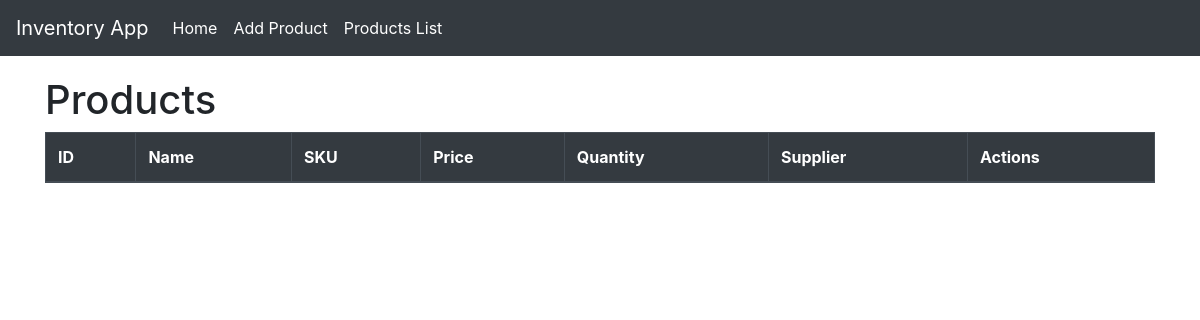
The app's page /product/list/, older data.
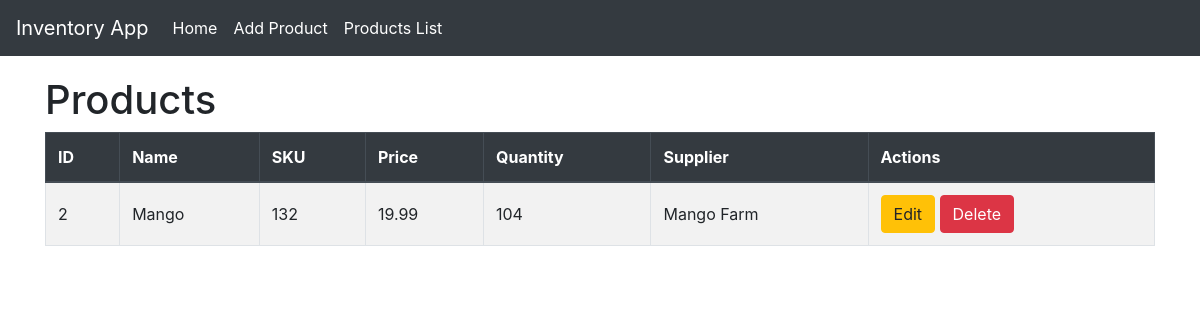
The same page, newer data.
### invApp/models.py (models this page shows, shortened)
class Product(models.Model):
    product_id = models.AutoField(primary_key=True)
    name = models.CharField(max_length=100)
    sku = models.CharField(max_length=50, unique=True)
    price = models.FloatField()
    quantity = models.PositiveIntegerField()
    supplier = models.CharField(max_length=100)

### invApp/views.py (the view)
# urls.py: path('product/list/' , views.product_read_view, name='product_list'),
def product_read_view(request):
    products = Product.objects.all()
    context = {
        'products': products,
    }
    return render(request, 'invApp/product_list.html', context)

### invApp/templates/invApp/product_list.html (shortened to what this page needs)
{% extends "invApp/layout.html" %}
{% block content %}
<h1>Products</h1>
<table class="table table-bordered table-striped">
    <thead class="thead-dark">
        <tr>
            <th>ID</th>
            <th>Name</th>
            <th>SKU</th>
            <th>Price</th>
            <th>Quantity</th>
            <th>Supplier</th>
            <th>Actions</th>
        </tr>
    </thead>
    <tbody>
        {% for product in products %}
        <tr>
            <td>{{ product.product_id }}</td>
            <td>{{ product.name }}</td>
            <td>{{ product.sku }}</td>
            <td>{{ product.price }}</td>
            <td>{{ product.quantity }}</td>
            <td>{{ product.supplier }}</td>
            <td>
                <a href="{% url 'product_update' product.product_id %}" class="btn btn-warning">Edit</a>
                <a href="{% url 'product_delete' product.product_id %}" class="btn btn-danger">Delete</a>
            </td>
        </tr>
        {% endfor %}
    </tbody>
</table>
{% endblock %}

### invApp/templates/invApp/layout.html (shortened to what this page needs)
<!DOCTYPE html>
<html lang="en">
<head>
    <link href="https://cdn.jsdelivr.net/npm/bootstrap@4.5.2/dist/css/bootstrap.min.css" rel="stylesheet">
</head>
<body>
    <nav class="navbar navbar-expand-lg navbar-dark fixed-top">
        <a href="{% url 'home' %}" class="navbar-brand">
            Inventory App
        </a>
        <div class="collapse navbar-collapse" id="navbarNav">
            <ul class="navbar-nav">
                <li class="nav-item">
                    <a class="nav-link" href="{% url 'home' %}">Home</a>
                </li>
                <li class="nav-item">
                    <a class="nav-link" href="{% url 'product_create' %}">Add Product</a>
                </li>
                <li class="nav-item">
                    <a class="nav-link" href="{% url 'product_list' %}">Products List</a>
                </li>
            </ul>
        </div>
    </nav>
    <div class="container">
        {% block content %}{% endblock %}
    </div>
</body>
</html>

### invApp/templates/invApp/layout.html (style rules this page uses)
body { padding-top: 56px; }
.navbar { background-color: #343a40; }
.navbar-brand, .nav-link { color: #ffffff !important; }
.container { margin-top: 20px; }
.table th, .table td { vertical-align: middle; }

Row changes from the older to the newer data that the page shows:
added Product: product_id "2", name "Mango", sku "132", price "19.99", quantity "104", supplier "Mango Farm"
